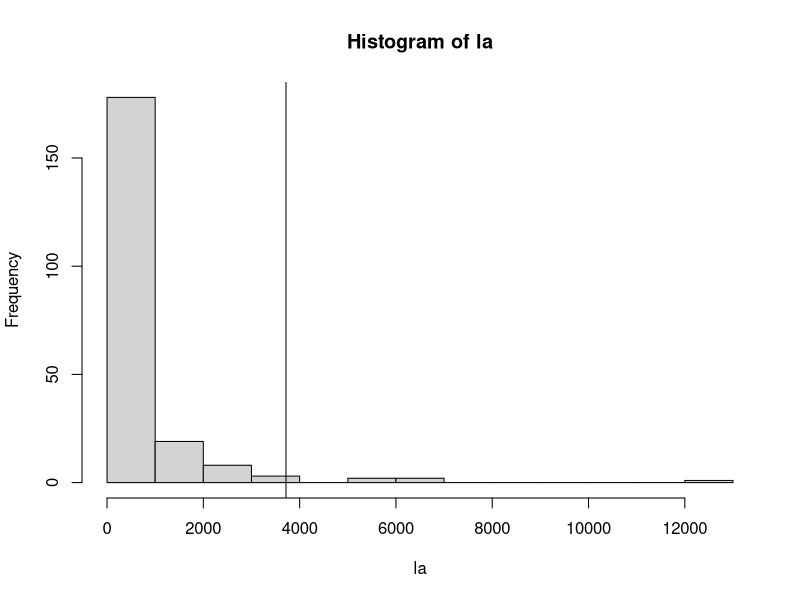
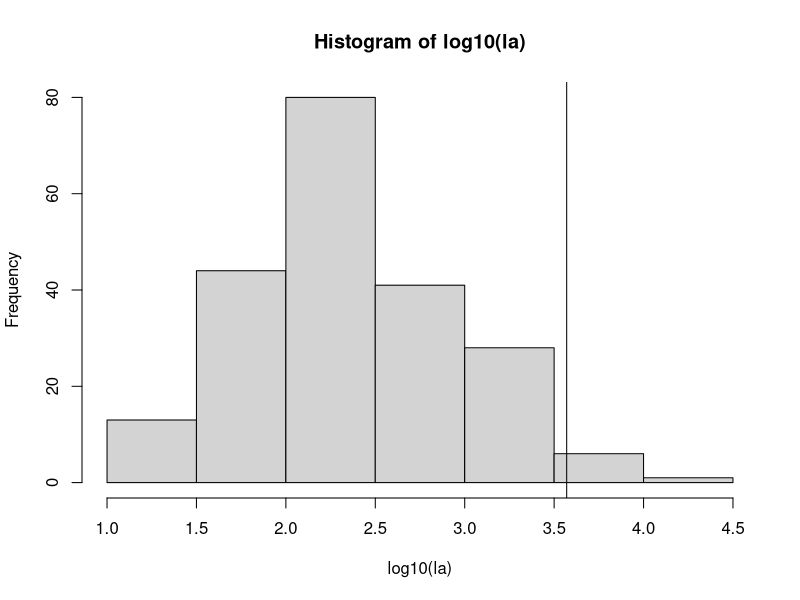
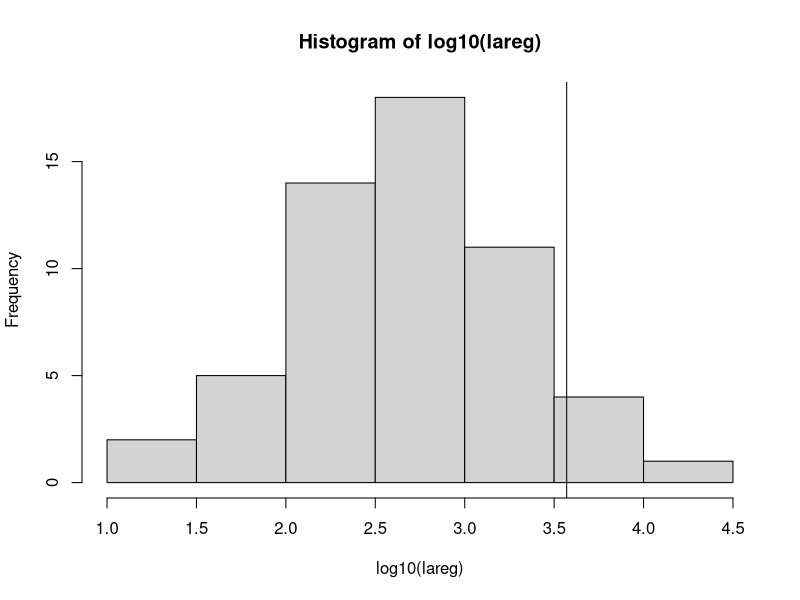
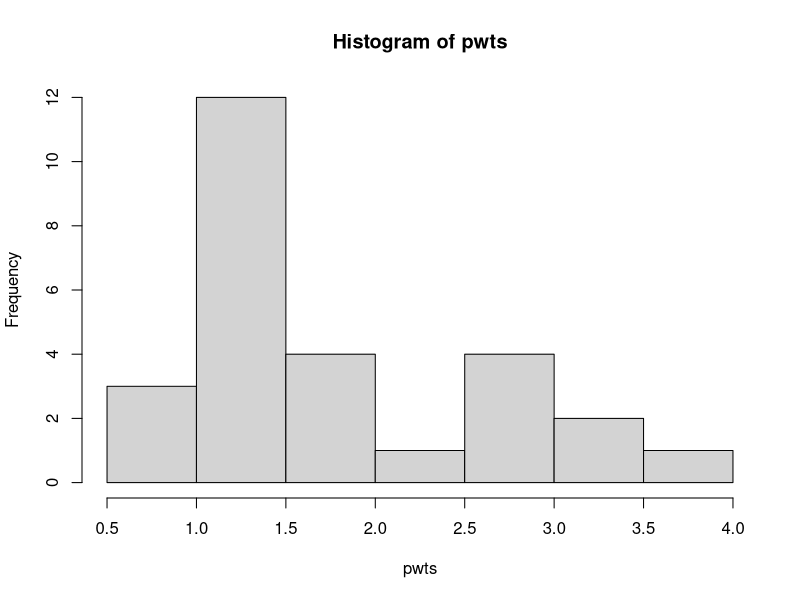
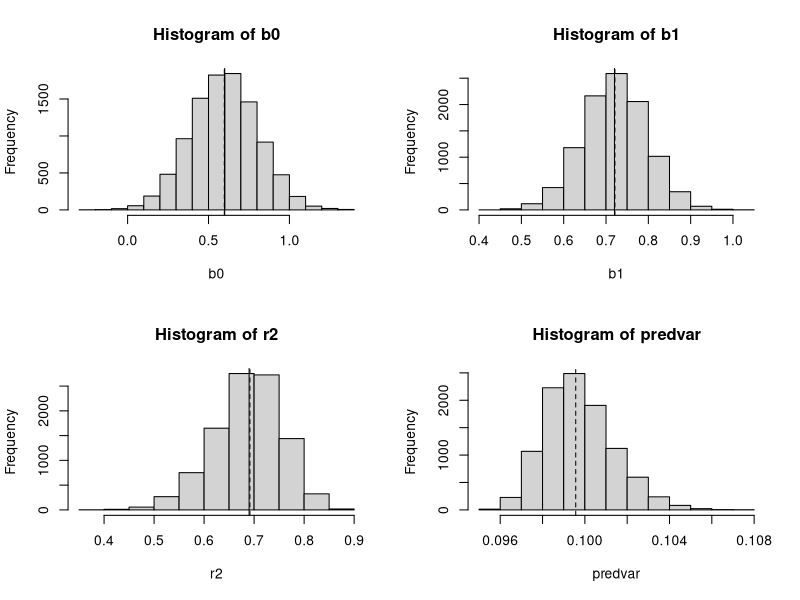
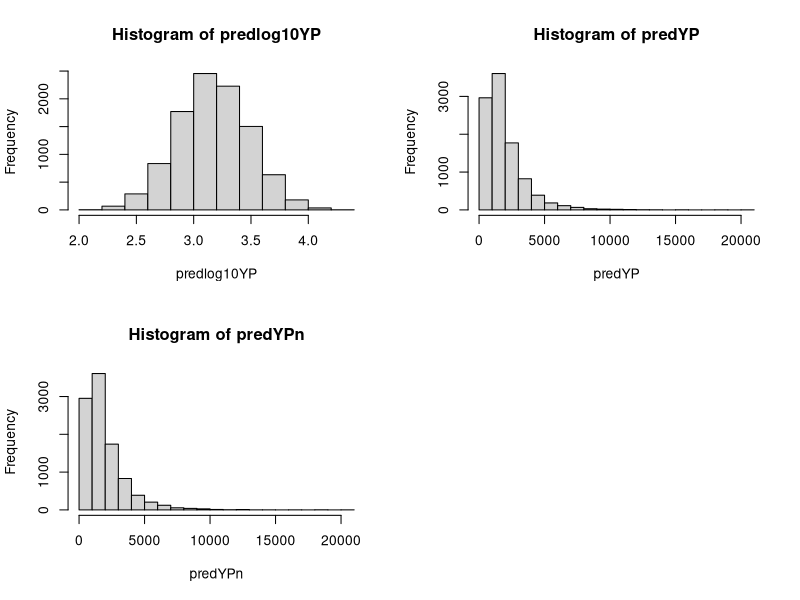
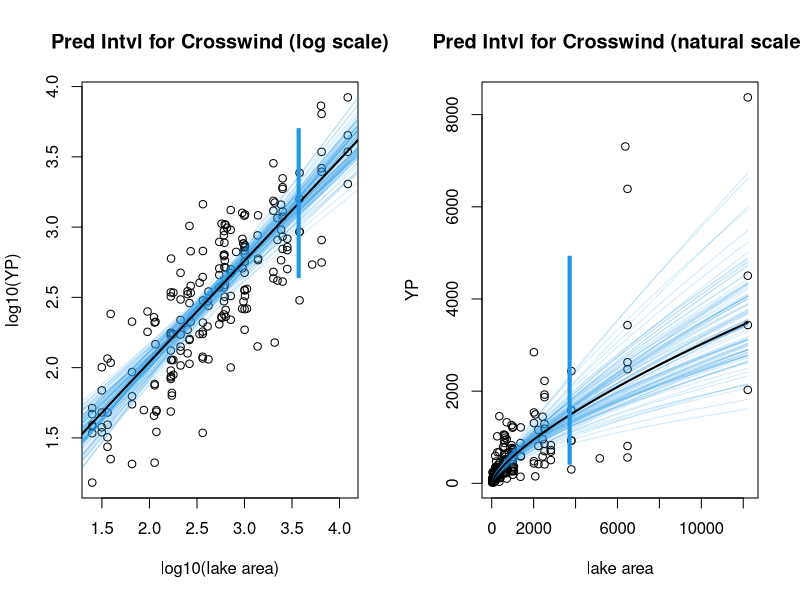
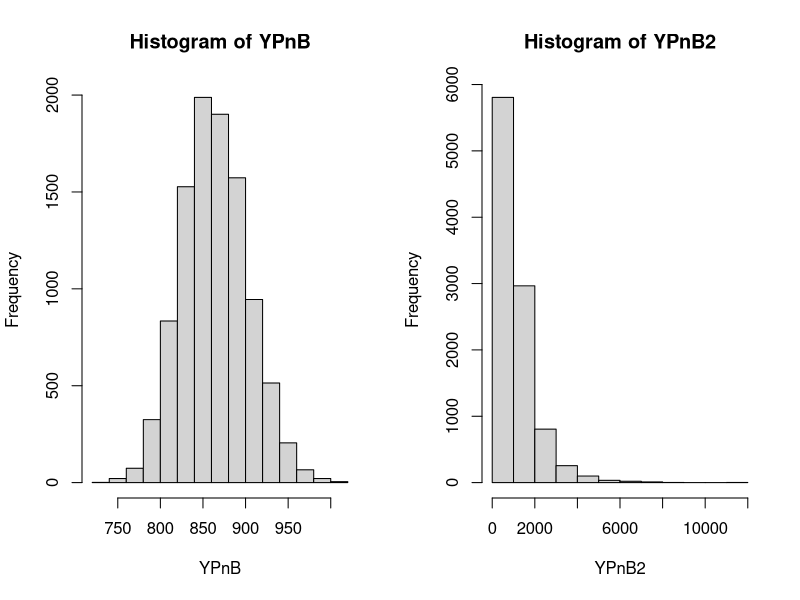

The R source for these figures, in order:
### Code that was used for the Chandler Lake OP in 2017
### Annotations in 2024 as best as I can figure out why I did what I did!!


## Chandler lake area
newlake_la <- 3717  # Crosswind
# newlake_la <- 1300+317  # Chandler


## all lake areas reported
la <- c(3582.1,97.8,71.7,633.8,126.3,2014.6,195.1,2226.3,3798.5,39.1,87.4,124,169,365.2,196.2,1174.5,6479.2,172.2,204,101.9,195.1,42.9,67.7,62.4,28.6,23.5,716.4,36.2,143.3,189.3,244.1,291.4,221,278.2,167.9,144.1,1388.5,2519.1,115.7,22.4,167.3,1730.5,137.6,90.3,441.9,483.2,93.8,189.7,26.1,26.4,402.3,1061.5,165.9,80.9,2079.9,975.4,229.5,152.8,1002.7,234.7,945.8,197.1,615.1,65.6,711.5,113.4,336.1,256,951,228.7,194.8,317.6,417.9,87.4,271.7,226.4,74.9,3060.3,93.6,162,995.8,81.6,1012.9,543.2,178.3,289.8,73.7,224.8,1788,46.1,42.1,168.8,158,155.6,113.6,2197.5,817.9,1172,2821,102,1374.6,212.5,36.6,181.7,409.1,1374.6,639.5,178.4,85,2427.6,744.9,52.9,69,21.9,325.6,344.3,229.6,25.3,56.7,95.5,63.3,200.3,31.5,34.5,738.2,489.3,767,16.3,145.6,157.8,5310,324.9,175.6,230.2,1066.3,183.1,35.6,620.3,151,157.8,263.8,507.5,654.5,76.6,289.7,137.6,25,12215.3,383.4,83.1,50.1,115.7,97.2,5154.2,305.6,1077,562.8,754.8,1077,864.8,1197.1,75.8,1320.6,132.8,56.7,136.8,45.2,560.7,210.5,140.3,383.9,287.6,105.2,421.2,6374.4,2071.1,192.2,29.7,171.9,267.5,52.9,252,118.3,246.1,25.1,1256.1,51.7,607.5,96.7,46.9,384.4,118.3,234.7,63.7,48.3,78.1,150,111.7,196,1123,167.9,27.2,157.6,137.2,336.8,1363,44.6,199.1,1955.5,574.8,37.9,363.3,109.4)
hist(la)
abline(v=newlake_la)
hist(log10(la))
abline(v=log10(newlake_la))
length(la)

## these could POSSIBLY have been used in the LA model
whichreg <- c(4,6,8,9,11,10,13,14,17,18,27,28,35,37,38,52,55,56,59,61,63,64,66,69,73,75,81,83,84,94,97,99,101,102,105,108,110,120,123,138,141,143,147,148,152,154,175,182,183,188,198,201,205,210,212)
lareg <- la[whichreg]
hist(log10(lareg))
abline(v=log10(newlake_la))


## comparable weights from PAXSON lake
pwts1 <- c(1.36,1.38,2.58,1.1,1.12,3.02,1.1,1.18,1.46,1.1,1.24,1.38,1.54,1.66,2,0.88,0.94,1.06,1.28,0.86,0.96,1.6,2.56,2.64,1.36,2.34,3.02,3.74,2.58)
pl <- c(410,420,440,440,510,445,485,530,468,470,435,490,484,446,460,440,360,436,403,505,500,410,485,504,398,545,500,600,530)
pwts <- pwts1[pl>=400]
hist(pwts)
sd(pwts)
mean(pwts)
length(pwts)

## This was a trial and error routine to figure out what the error standard
## deviation would have been (arriving at epssd = 0.305)
## The reason lakes are sampled without replacement is because I didn't know
## which 43 of the 50-some lakes were used to inform the LAM
epssd <- 0.305
n <- 10000
b0 <- b1 <- r2 <- predvar <- rep(NA,n)

## would really like to visualize this relationship
all_la <- all_log10_la <- all_log10_yp <- all_yp <- matrix(nrow=n, ncol=43)

for(i in 1:n) {
  x <- sample(lareg, 43)
  # x <- sample(la, 43)
  log10x <- log10(x)
  log10YPpred <- 0.6 + 0.72*log10(x)
  eps <- rnorm(43, 0, epssd)
  log10YPsim <- log10YPpred + eps
  mod <- lm(log10YPsim~log10x)
  b0[i] <- unname(mod$coefficients[1])
  b1[i] <- unname(mod$coefficients[2])
  r2[i] <- summary(mod)$r.squared
  predvar[i] <- epssd^2 + predict(mod,newdata=data.frame(log10x=log10(newlake_la)),se.fit=T)$se.fit^2

  # storing stuff to plot
  all_la[i,] <- x
  all_log10_la[i,] <- log10(x)
  all_log10_yp[i,] <- log10YPsim
  all_yp[i,] <- 10^log10YPsim
}
par(mfrow=c(2,2))
hist(b0)
abline(v=.6)
abline(v=median(b0),lty=2)
hist(b1)
abline(v=.72)
abline(v=median(b1),lty=2)
hist(r2)
abline(v=.69)
abline(v=median(r2),lty=2)
hist(predvar)
abline(v=median(predvar),lty=2)


#### this is the best estimate of the prediction variance for a NEW LAKE
predvarsim <- median(predvar)

## vector of simulated YP of new lake, on the log scale
predlog10YP <- rnorm(n, 0.6 + 0.72*log10(newlake_la), sqrt(predvarsim))
hist(predlog10YP)

-(mean(predlog10YP) - quantile(predlog10YP,0.975))/mean(predlog10YP)  # not sure what this does

## back to natural scale
predYP <- 10^predlog10YP
hist(predYP)

## prediction interval on the natural scale, relative to median
quantile(predYP,c(0.025,0.975))/median(predYP)

## simulating a vector of weights ... and doing something with it
wts <- rnorm(n, 1, 1/sqrt(100))
predYPn <- predYP/wts
hist(predYPn)
sd(predYPn)/mean(predYPn)



# or maybe would be better to do a prediction interval on the log scale and backtransform
CIlog <- 0.6 + 0.72*log10(newlake_la) + c(-1,1)*qnorm(0.95)*sqrt(predvarsim)
10^CIlog


par(mfrow=c(1,2))
plot(as.numeric(all_log10_la)[1:200], as.numeric(all_log10_yp)[1:200],
     xlab="log10(lake area)", ylab="log10(YP)", main="Pred Intvl for Crosswind (log scale)")
for(i in 1:100) abline(b0[i], b1[i], col=adjustcolor(4,alpha.f=.2))
abline(.6,.72, lwd=2)
# abline(v=log10(newlake_la))
lines(x=rep(log10(newlake_la),2), y=CIlog, lwd=4, col=4, lend=2)

plot(as.numeric(all_la)[1:200], as.numeric(all_yp)[1:200],
     xlab="lake area", ylab="YP", main="Pred Intvl for Crosswind (natural scale)")
for(i in 1:100) curve(10^(b0[i]+b1[i]*log10(x)), add=TRUE, col=adjustcolor(4,alpha.f=.2))
curve(10^(.6+.72*log10(x)), add=TRUE, lwd=2)
# abline(v=newlake_la)
lines(x=rep(newlake_la,2), y=10^CIlog, lwd=4, col=4, lend=2)


### I think this section was estimating YPn assuming YP to be nonrandom??


## calculation of point estimates
YPhat <- 10^(0.6 + 0.72*log10(newlake_la))       # estimated YP in kg
What <- mean(pwts)                           # est mn weight
VWhat <- var(pwts)/length(pwts)              # est var of the mean weight
YPnhat <- YPhat/What + YPhat*VWhat/(What^3)  # unbiased est of YP in number
VYPnhat <- (YPhat^2)*VWhat/(What^4)          # est var of YP in number
SEYPnhat <- sqrt(VYPnhat)                    # se of YP in number

# normal CI  ... assuming YPn is normal which will be wrong
YPnhat + c(-1,1)*qnorm(0.975)*SEYPnhat
(YPnhat + c(-1,1)*qnorm(0.975)*SEYPnhat)/YPnhat

# simulating from resampling
n <- 10000
YPnB <- YPnB2 <- rep(NA,n)
nsample <- 100
for(i in 1:n) {
  Bsamp <- sample(pwts,nsample,replace=T)
  Whati <- mean(Bsamp)
  VWhati <- var(Bsamp)/length(pwts)
  YPnB[i] <- YPhat/Whati + YPhat*VWhati/(Whati^3)
  YPnB2[i] <- predYP[i]/Whati + predYP[i]*VWhati/(Whati^3)   ### incorporating prediction error in YP
}
quantile(YPnB,c(0.025,0.975))
quantile(YPnB,c(0.025,0.975))/YPnhat
hist(YPnB)


### now looking at intervals incorporating prediction error from YP

quantile(predYP,c(0.025,0.975))/median(predYP)   # original error in YP prediction

quantile(YPnB2,c(0.025,0.975))
quantile(YPnB2,c(0.025,0.975))/median(YPnB2)   # also incorporating est error in mn weight
hist(YPnB2)

qnorm(0.975)*sd(pwts)/(.075*mean(pwts))^2  # no idea what this is




## I really want to make sure the "unbiased" delta method thing is unbiased
## in the correct direction!
## THIS IS ONLY A SIMULATION
# wts <- rnorm(n=100, mean=mean(pwts), sd=sd(pwts))
nsim <- 10000
n <- 100  # sample size to draw
YPn1 <- YPn2 <-
  YPn1_unb <- YPn2_unb <-
  vYPn1 <- vYPn2 <-
  mnwts1 <- mnwts2 <-
  vmnwts1 <- vmnwts2 <-rep(NA, nsim)
for(isim in 1:nsim) {
  simwts1 <- rnorm(n=n, mean=mean(pwts), sd=sd(pwts))
  simwts2 <- sample(pwts, size=n, replace=TRUE)
  mnwts1[isim] <- mean(simwts1)
  mnwts2[isim] <- mean(simwts2)
  vmnwts1[isim] <- var(simwts1)/n
  vmnwts2[isim] <- var(simwts2)/n
  YPn1[isim] <- YPhat/mnwts1[isim]
  YPn2[isim] <- YPhat/mnwts2[isim]
  YPn1_unb[isim] <- YPhat/mnwts1[isim] + YPhat/(mnwts1[isim]^3)*vmnwts1[isim]
  YPn2_unb[isim] <- YPhat/mnwts2[isim] + YPhat/(mnwts2[isim]^3)*vmnwts2[isim]
  ## from this, it looks like it should be minus, not plus.  But from below
  ## it should actually be plus like in the OP.

  vYPn1[isim] <- (YPhat^2)/(mnwts1[isim]^4)*vmnwts1[isim]
  vYPn2[isim] <- (YPhat^2)/(mnwts2[isim]^4)*vmnwts2[isim]
}
hist1 <- function(x,true,...) {
  hist(x, ...=...)
  abline(v=mean(x))
  abline(v=true, lty=2, col=4)
}
par(mfrow=c(3,2))
# hist1(YPn1, YPhat/mean(pwts), main="YP naive Norm")
# hist1(YPn2, YPhat/mean(pwts), main="YP naive resampled")
# hist1(YPn1_unb, YPhat/mean(pwts), main="YP unbiased Norm")
# hist1(YPn2_unb, YPhat/mean(pwts), main="YP unbiased resampled")
hist1(YPn1, mean(YPhat/mnwts1), main="YP naive Norm")
hist1(YPn2, mean(YPhat/mnwts2), main="YP naive resampled")
hist1(YPn1_unb, mean(YPhat/mnwts1), main="YP unbiased Norm")
hist1(YPn2_unb, mean(YPhat/mnwts2), main="YP unbiased resampled")
hist1(vYPn1, var(YPn1), main="variance Norm")
hist1(vYPn2, var(YPn2), main="variance resampled")


## or maybe another way
x <- rnorm(n=10000, mean=10, sd=2.5)
hist(x)
hist(1/x)
abline(v=mean(1/x), col=2)
abline(v=1/mean(x), lty=2, col=3)
abline(v=1/mean(x) + 1/((mean(x)^3))*var(x), lty=3, col=4)  # it should actually be plus



## testing & editing Jordy's function
#' Calculate Maximum Sustainable Yield (MSY) as defined by the Lester model
#' @param lake (character) Name of the lake
#' @param temp (numeric) Mean annual temperature (in C)
#' @param area (numeric) Lake surface area (in ha)
#' @param mean_depth (numeric) Mean lake depth (in m)
#' @param max_depth (numeric) Maximum lake depth (in m)
#' @param return_df (logical) Whether to return a data.frame including lake parameters (TRUE)
#' @param or just a vector of MSY in kg/(ha-yr)
#' @return vector of MSY in kg/(ha-yr), or data.frame with lake
#' @export
#' @examples
#' lake <- c("Crosswind", "Fielding", "Glacier Gap", "Louise", "Paxson", "Little Sevenmile", "Summit", "Susitna", "Round Tangle", "Shallow Tangle", "Combined Tangle")
#' temp <- c(-3.04, -5.89, -7.13, -3.29, -4.15, -5.89, -5.89, -3.29, -7.13, -7.13, -7.13)
#' area <- c(3716.55, 561.96, 178.06, 5913.07, 1569.92, 35.13, 1770.12, 3635.16, 156.15, 129.5, 285.65)
#' mean_depth <- c(15.9, 8.7, 7.1, 13, 8.4, 4.4, 15.6, 9, 10, 2, 6.4)
#' max_depth <- c(36.6, 23.1, 24.4, 51, 29.7, 14.1, 63.4, 36.6, 27.3, 19.8, 27.3)
#' lester_msy(lake, temp, area, mean_depth, max_depth)
#' lester_msy(lake, temp, area, mean_depth, max_depth, return_df=TRUE)
lester_msy <- function(lake=NULL, temp, area, mean_depth, max_depth, return_df=FALSE){
  Temp <- temp
  A <- area
  D_max <- max_depth
  D_mn <- mean_depth
  DR <- D_max/D_mn
  D_th <- 3.26*A^0.109*D_mn^0.213*exp(-0.0263*Temp)
  pV_hy <- (1-D_th/D_max)^DR
  pV_eb <- exp(-4.63*pV_hy)
  L_inf <- 957*(1-exp(-0.14*(1+log(A))))
  W_inf <- (L_inf/451)^3.2
  S <- 1/(1+exp(2.47+0.386*Temp-16.8*pV_hy))
  B_msy <- 8.47*(D_mn*pV_eb*S)/W_inf^1.33
  M <- 0.26*(exp(0.021*Temp+0.0004*Temp^2))/W_inf^0.30
  msy_ha <- B_msy*M
  msy <- msy_ha*area   # original version was rounded to two decimal points
  if(return_df) {
    if(is.null(lake)) stop("Please supply a vector of lake names to the lake= argument")
    return(data.frame(lake=lake, temp=temp, area=area, mean_depth=mean_depth, max_depth=max_depth, msy=msy))
  } else {
    return(msy)
  }
}

lester_msy <- function(lake=NULL, temp, area, mean_depth, max_depth, return_df=FALSE){
  Temp <- temp
  A <- area
  D_max <- max_depth
  D_mn <- mean_depth
  DR <- D_max/D_mn
  D_th <- 3.26*(A^0.109)*(D_mn^0.213)*exp(-0.0263*Temp)
  pV_hy <- (1-(D_th/D_max))^DR
  pV_eb <- exp(-4.63*pV_hy)
  L_inf <- 957*(1-exp(-0.14*(1+log(A))))
  W_inf <- (L_inf/451)^3.2
  S <- 1/(1+exp(2.47+(0.386*Temp)-(16.8*pV_hy)))
  B_msy <- 8.47*(D_mn*pV_eb*S)/(W_inf^1.33)
  M <- 0.26*(exp((0.021*Temp)+(0.0004*(Temp^2))))/(W_inf^0.30)
  msy_ha <- B_msy*M
  msy <- msy_ha*area   # original version was rounded to two decimal points
  if(return_df) {
    if(is.null(lake)) stop("Please supply a vector of lake names to the lake= argument")
    return(data.frame(lake=lake, temp=temp, area=area, mean_depth=mean_depth, max_depth=max_depth, msy=msy))
  } else {
    return(msy)
  }
}

lake <- c("Crosswind", "Fielding", "Glacier Gap", "Louise", "Paxson", "Little Sevenmile", "Summit", "Susitna", "Round Tangle", "Shallow Tangle", "Combined Tangle")
temp <- c(-3.04, -5.89, -7.13, -3.29, -4.15, -5.89, -5.89, -3.29, -7.13, -7.13, -7.13)
area <- c(3716.55, 561.96, 178.06, 5913.07, 1569.92, 35.13, 1770.12, 3635.16, 156.15, 129.5, 285.65)
mean_depth <- c(15.9, 8.7, 7.1, 13, 8.4, 4.4, 15.6, 9, 10, 2, 6.4)
max_depth <- c(36.6, 23.1, 24.4, 51, 29.7, 14.1, 63.4, 36.6, 27.3, 19.8, 27.3)
aaa<-lester_msy(lake, temp, area, mean_depth, max_depth, return_df = T)

